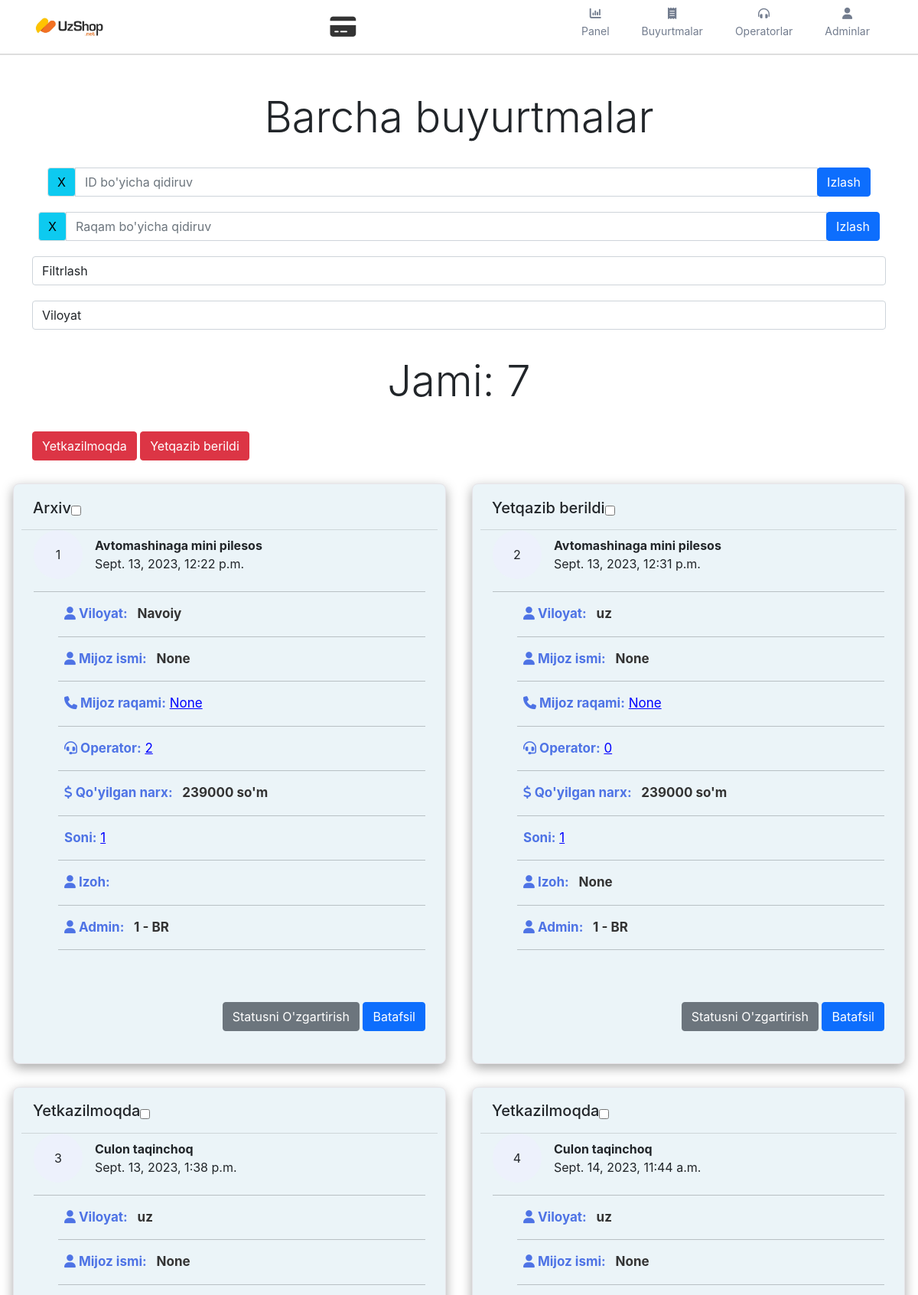
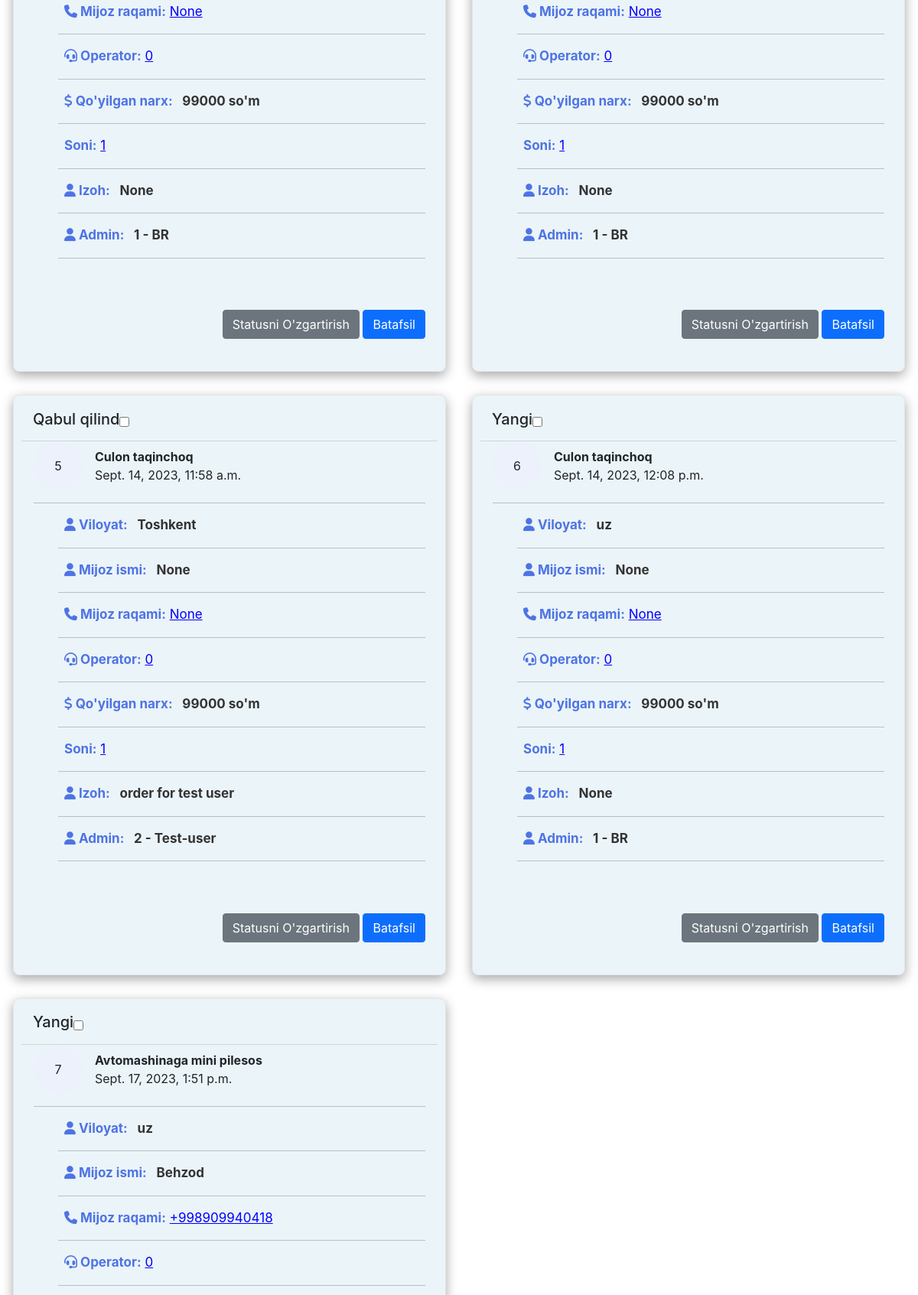
The app's page /users/control/reqs (upper part) with its own data (2 pictures, top to bottom).
### claims/models.py (models this page shows, shortened)
class Orders(models.Model):
    CHOICES_STATUS = (
        ('1', 'Yangi'),
        ('2', 'Qabul qilind'),
        ('3', 'Yetkazilmoqda'),
        ('4', 'Yetqazib berildi'),
        ('5', 'Qaytib kelgan'),
        ('6', "Keyin Oladi"),
        ('7', 'Qayta Qongiroq'),
        ('8', 'Arxiv'),
        ('9', 'Dubl'),
        ('10', 'Ban')
    )
    order_id = models.AutoField(primary_key=True)
    user = models.ForeignKey(Clients, on_delete=models.DO_NOTHING, related_name='clients', null=True, blank=True)
    user_name = models.CharField(max_length=128, null=True, blank=True)
    user_phone_number = models.CharField(max_length=128, null=True, blank=True)
    product = models.ForeignKey(Goods, on_delete=models.DO_NOTHING, related_name='products')
    admin = models.ForeignKey(Admins, on_delete=models.DO_NOTHING, related_name='admins', null=True, blank=True)
    operator = models.IntegerField(default=0)
    count_of_products = models.IntegerField(default=1)
    total_amount = models.IntegerField(default=0)
    region = models.CharField(max_length=32, default='uz')
    description = models.CharField(max_length=256, null=True, blank=True)
    comment = models.CharField(max_length=128, null=True, blank=True)
    status = models.CharField(max_length=100, choices=CHOICES_STATUS, default=1)
    cr_on = models.DateTimeField(auto_now_add=True)
    up_on = models.DateTimeField(null=True, blank=True)
    class Meta:
        verbose_name_plural = 'Orders'
        verbose_name = 'Order'

### goods/models.py (models this page shows, shortened)
class Goods(models.Model):
    id = models.AutoField(primary_key=True)
    title = models.CharField(max_length=128)
    category = models.ForeignKey(GoodsCategory, on_delete=models.DO_NOTHING)
    description = models.TextField()
    amount = models.IntegerField(default=0)
    price_for_admin = models.IntegerField(default=0)
    currency = models.CharField(max_length=12, default='UZS')
    photo = models.ImageField(upload_to='goods', null=True, blank=True)
    cr_by = models.ForeignKey(User, on_delete=models.DO_NOTHING, null=True, blank=True, related_name='product_cr_by')
    up_by = models.ForeignKey(User, on_delete=models.DO_NOTHING, null=True, blank=True, related_name='product_up_by')
    cr_on = models.DateTimeField(auto_now_add=True)
    up_on = models.DateTimeField(null=True, blank=True, auto_now=True)
    class Meta:
        verbose_name_plural = 'Goods'
        verbose_name = 'Good'

### users/models.py (models this page shows)
class Admins(models.Model):
    id = models.AutoField(primary_key=True)
    user = models.ForeignKey(User, on_delete=models.DO_NOTHING, related_name='admins')
    phone_number = models.CharField(max_length=32)
    job_title = models.CharField(max_length=128)
    photo = models.ImageField(upload_to='users', null=True, blank=True)
    cr_by = models.ForeignKey(User, on_delete=models.DO_NOTHING, null=True, blank=True, related_name='admin_cr_by')
    up_by = models.ForeignKey(User, on_delete=models.DO_NOTHING, null=True, blank=True, related_name='admin_up_by')
    cr_on = models.DateTimeField(auto_now_add=True)
    up_on = models.DateTimeField(null=True, blank=True, auto_now=True)
    class Meta:
        verbose_name_plural = 'Admins'
        verbose_name = 'Admin'
    def __str__(self):
        return '{} - {}'.format(self.id, self.user)

### users/views.py (the view, shortened to what this page needs)
# urls.py: path('control/reqs', views.orders_page, name='control'),
@permission_classes([IsAuthenticated])
def orders_page(request):
    response = {}
    try:
        if request.method == 'GET':
            orders_filter = request.GET.get('filter', '')
            region_filter = request.GET.get('region', '')
            search_by_id = request.GET.get('searchById', '')
            search_by_phone = request.GET.get('searchByPhone', '')
            if search_by_phone != '':
                response['orders'] = Orders.objects.filter(user__phone_number=search_by_phone)
            elif search_by_id != '':
                response['orders'] = Orders.objects.filter(order_id=search_by_id)
            elif orders_filter != '':
                response['orders'] = Orders.objects.filter(status=orders_filter)
            elif region_filter != '':
                response['orders'] = Orders.objects.filter(region=region_filter)
            else:
                response['orders'] = Orders.objects.all()
            if len(response['orders']) > 0:
                response['count_of_orders'] = len(response['orders'])
            else:
                response['count_of_orders'] = 0
        if request.user.is_superuser:
            response['super_user'] = True
            response['admin_list'] = Admins.objects.all()
        else:
            response['super_user'] = False
    except Exception as e:
        print(str(e))
        response['success'] = False
        response['error_message'] = str(e)
    return render(request, 'admin/orders.html', response)

### templates/admin/orders.html (shortened to what this page needs)
{% extends 'admin/header.html' %} {% load static %} {% block page_styles %}
<link rel="stylesheet" href="{% static 'styles/admin_panel/orders_style.css' %}"> {% endblock %} {% block page_content %}
<section class="main">
    <form action="" method="get">
        <div class="container">
            <br>
            <br>
            <h3 class="text-center display-4"> Barcha buyurtmalar </h3>
            <br>
            <div class="container market-search-form">
                <div data-request="onMarketSearch" data-request-update="'admin/market-products': '#marketProductsList'" data-request-flash="" class="input-group mb-0 px-2">
                    <div class="input-group-prepend">
                        <button class="btn btn-info" style="border: 1px solid #ddd" type="button" onclick="$('.market-search-input').val(''); $('.market-search-input').submit()" id="button-addon1">X</button>
                    </div>
                    <input type="text" class="form-control market-search-input" name="searchById" placeholder="ID bo'yicha qidiruv" aria-label="ID bo'yicha qidiruv" data-request-update="'admin/market-products': '#marketProductsList'" aria-describedby="button-addon2" data-request="onMarketSearch"
                        data-track-input="500" data-request-flash="">
                    <div class="input-group-append">
                        <button class="btn btn-primary" data-attach-loading="" type="submit" id="button-addon2">Izlash</button>
                    </div>
                </div>
            </div>
        </div>
        <div class="container market-search-form" style="margin-top:20px">
            <div data-request="onMarketSearch" data-request-update="'admin/market-products': '#marketProductsList'" data-request-flash="" class="input-group mb-0 px-2">
                <div class="input-group-prepend">
                    <button class="btn btn-info" style="border: 1px solid #ddd" type="button" onclick="$('.market-search-input').val(''); $('.market-search-input').submit()" id="button-addon1">X</button>
                </div>
                <input type="number" class="form-control market-search-input" name="searchByPhone" placeholder="Raqam bo'yicha qidiruv" aria-label="Raqam bo'yicha qidiruv" data-request-update="'admin/market-products': '#marketProductsList'" aria-describedby="button-addon2"
                    data-request="onMarketSearch" data-track-input="500" data-request-flash="">
                <div class="input-group-append">
                    <button class="btn btn-primary" data-attach-loading="" type="submit" id="button-addon2">Izlash</button>
                </div>
            </div>
        </div>
        <div class="container">
            <select style="margin-top:20px;" id="filter" class="form-control" name="filter">
                <option value="">Filtrlash</option>
            </select>
            <select style="margin-top:20px;" id="viloyatFilter" class="form-control" name="region">
                <option val="">Viloyat</option>
            </select>
        </div>
    </form>
    <div class="container-fluid">
        <br>
        <h4 class="text-center display-4" style="text-align:center;margin-top:10px">Jami: {{count_of_orders}}</h4><br>
        <div class="container">
            <button data-toggle="modal" data-target="3" class="btn btn-danger change_statsu">Yetkazilmoqda</button>
            <button data-toggle="modal" data-target="4" class="btn btn-danger change_statsu">Yetqazib berildi</button>
        </div>
        <div class="row" style="margin-bottom: 50px;">
            {% for order in orders %}
            <div class="col-lg-6 orderi">
                <div class="card card-margin" style="background-color:#ebf4f8;box-shadow: rgba(0, 0, 0, 0.35) 0px 5px 15px;">
                    <div class="card-header no-border">
                        {% if order.status == "1" %}
                        <h5 class="card-title">Yangi</h5>
                        {% elif order.status == "2" %}
                        <h5 class="card-title">Qabul qilind</h5>
                        {% elif order.status == "3" %}
                        <h5 class="card-title">Yetkazilmoqda</h5>
                        {% elif order.status == "4" %}
                        <h5 class="card-title">Yetqazib berildi</h5>
                        {% elif order.status == "5" %}
                        <h5 class="card-title">Qaytib kelgan</h5>
                        {% elif order.status == "6" %}
                        <h5 class="card-title">Keyin Oladi</h5>
                        {% elif order.status == "7" %}
                        <h5 class="card-title">Qayta Qongiroq</h5>
                        {% elif order.status == "8" %}
                        <h5 class="card-title">Arxiv</h5>
                        {% elif order.status == "9" %}
                        <h5 class="card-title">Dubl</h5>
                        {% elif order.status == "10" %}
                        <h5 class="card-title">Ban</h5>
                        {% endif %}
                        <input style="font-size:50px" type="checkbox">
                    </div>
                    <div class="card-body pt-0">
                        <div class="widget-49">
                            <div class="widget-49-title-wrapper">
                                <div class="widget-49-date-primary">
                                    <span class="widget-49-date-day">{{order.order_id}}</span>
                                </div>
                                <div class="widget-49-meeting-info">
                                    <span class="widget-49-pro-title" style="font-weight:bold">{{order.product.title}}</span>
                                    <span class="widget-49-meeting-time">{{ order.cr_on }}</span>
                                </div>
                            </div>
                            <hr>
                            <ul class="widget-49-meeting-points">
                                <li class="widget-49-meeting-item"><span><i style="color:#4e73e5" class="fa-solid fa-user"></i><b style="color:#4e73e5">  Viloyat:</b> <span style="color:#333;font-weight:bold">{{order.region}}</span></span>
                                </li>
                                <hr>
                                <li class="widget-49-meeting-item"><span><i style="color:#4e73e5" class="fa-solid fa-user"></i><b style="color:#4e73e5">  Mijoz ismi:</b> <span style="color:#333;font-weight:bold">{{order.user_name}}</span></span>
                                </li>
                                <hr>
                                <li class="widget-49-meeting-item"><span><i style="color:#4e73e5" class="fa-solid fa-phone"></i><b style="color:#4e73e5"> Mijoz raqami:</b> <a style="color:blue;text-decoration:underline" href="tel:{{order.user_phone_number}}">{{order.user_phone_number}}</a></span></li>
                                <hr>
                                <li class="widget-49-meeting-item"><span><i style="color:#4e73e5" class="fa-solid fa-headset"></i><b style="color:#4e73e5"> Operator:</b> <a style="color:blue;text-decoration:underline">{{order.operator}}</a></span></li>
                                <hr>
                                <li class="widget-49-meeting-item"><span><i style="color:#4e73e5" class="fa-solid fa-dollar-sign"></i><b style="color:#4e73e5">  Qo'yilgan narx:</b> <span style="color:#333;font-weight:bold">{{order.product.amount}} so'm</span></span>
                                </li>
                                <hr>
                                <li class="widget-49-meeting-item"><span><b style="color:#4e73e5"> Soni:</b> <a style="color:blue;text-decoration:underline">{{order.count_of_products}}</a></span></li>
                                <hr>
                                <li class="widget-49-meeting-item"><span><i style="color:#4e73e5" class="fa-solid fa-user"></i><b style="color:#4e73e5">  Izoh:</b> <span style="color:#333;font-weight:bold">{{order.comment}}</span></span>
                                </li>
                                <hr>
                                <li class="widget-49-meeting-item"><span><i style="color:#4e73e5" class="fa-solid fa-user"></i><b style="color:#4e73e5">  Admin:</b> <span style="color:#333;font-weight:bold">{{order.admin}}</span>
                                    </span>
                                </li>
                                <hr>
                                <li class="widget-49-meeting-item"></li>
                            </ul>
                            <div class="widget-49-meeting-action">
                                <p href="#" style="margin-top:10px" data-toggle="modal" id="changeStatus" data-id="{{order.order_id}}" data-op="0" data-target="#status" class="btn btn-secondary changeStatus">Statusni O'zgartirish</p>
                                <p style="margin-top:10px" href="#" id="openReq" data-id="{{order.order_id}}" data-toggle="modal" data-target="#oqim" class="btn btn-primary openReq">Batafsil</p>
                            </div>
                        </div>
                    </div>
                </div>
            </div>
            {% endfor %}
</section>
{% endblock %}

### static/styles/admin_panel/header_style.css (style rules this page uses)
* { padding: 0; margin: 0; box-sizing: border-box; }
body { margin: 0; font-family: -apple-system, BlinkMacSystemFont, "Segoe UI", Roboto, "Helvetica Neue", Arial, "Noto Sans", sans-serif, "Apple Color Emoji", "Segoe UI Emoji", "Segoe UI Symbol", "Noto Color Emoji"; font-size: 1rem; font-weight: 400; line-height: 1.5; color: #212529; text-align: left; background-color: #fff; }
a { color: #007bff; text-decoration: none; background-color: transparent; }

### static/styles/admin_panel/orders_style.css (style rules this page uses)
.row { --bs-gutter-x: 1.5rem; --bs-gutter-y: 0; display: flex; flex-wrap: wrap; margin-top: calc(-1 * var(--bs-gutter-y)); margin-right: calc(-.5 * var(--bs-gutter-x)); margin-left: calc(-.5 * var(--bs-gutter-x)); }
.card { position: relative; display: flex; flex-direction: column; min-width: 0; word-wrap: break-word; background-color: #ffffff; background-clip: border-box; border: 1px solid #e6e4e9; border-radius: 8px; padding: 10px; margin-top: 30px; margin-left: 5px; margin-right: 5px; }
.card .card-header { background: none; padding: 0 0.9375rem; font-weight: 500; display: flex; align-items: center; min-height: 50px; }
.card-body { flex: 1 1 auto; padding: 1rem 1rem; }
.widget-49 .widget-49-title-wrapper { display: flex; align-items: center; }
.widget-49 .widget-49-title-wrapper .widget-49-meeting-info { display: flex; flex-direction: column; margin-left: 1rem; }
.widget-49 .widget-49-title-wrapper .widget-49-date-primary { display: flex; align-items: center; justify-content: center; flex-direction: column; background-color: #edf1fc; width: 4rem; height: 4rem; border-radius: 50%; }
.widget-49 .widget-49-meeting-points { font-weight: 400; font-size: 13px; margin-top: 0.5rem; list-style: none; }
.widget-49 .widget-49-meeting-points .widget-49-meeting-item { display: list-item; color: #333; margin-top: 10px; }
.widget-49 .widget-49-meeting-points .widget-49-meeting-item span { margin-left: 0.5rem; font-size: 17px; }
.widget-49 .widget-49-meeting-action { text-align: right; }

### records on screen
Orders: status "Arxiv", order_id "1", product "Avtomashinaga mini pilesos", cr_on "Sept. 13, 2023, 12:22 p.m.", region "Navoiy", user_name "None", user_phone_number "None", operator "2", product.amount "239000", count_of_products "1", admin "1 - BR"
Orders: status "Yetqazib berildi", order_id "2", product "Avtomashinaga mini pilesos", cr_on "Sept. 13, 2023, 12:31 p.m.", region "uz", user_name "None", user_phone_number "None", operator "0", product.amount "239000", count_of_products "1", comment "None", admin "1 - BR"
Orders: status "Yetkazilmoqda", order_id "3", product "Culon taqinchoq", cr_on "Sept. 13, 2023, 1:38 p.m.", region "uz", user_name "None", user_phone_number "None", operator "0", product.amount "99000", count_of_products "1", comment "None", admin "1 - BR"
Orders: status "Yetkazilmoqda", order_id "4", product "Culon taqinchoq", cr_on "Sept. 14, 2023, 11:44 a.m.", region "uz", user_name "None", user_phone_number "None", operator "0", product.amount "99000", count_of_products "1", comment "None", admin "1 - BR"
Orders: status "Qabul qilind", order_id "5", product "Culon taqinchoq", cr_on "Sept. 14, 2023, 11:58 a.m.", region "Toshkent", user_name "None", user_phone_number "None", operator "0", product.amount "99000", count_of_products "1", comment "order for test user", admin "2 - Test-user"
Orders: status "Yangi", order_id "6", product "Culon taqinchoq", cr_on "Sept. 14, 2023, 12:08 p.m.", region "uz", user_name "None", user_phone_number "None", operator "0", product.amount "99000", count_of_products "1", comment "None", admin "1 - BR"
Orders: status "Yangi", order_id "7", product "Avtomashinaga mini pilesos", cr_on "Sept. 17, 2023, 1:51 p.m.", region "uz", user_name "Behzod", user_phone_number "+998909940418", operator "0"

### other values on screen
{{ count_of_orders }} "7"
